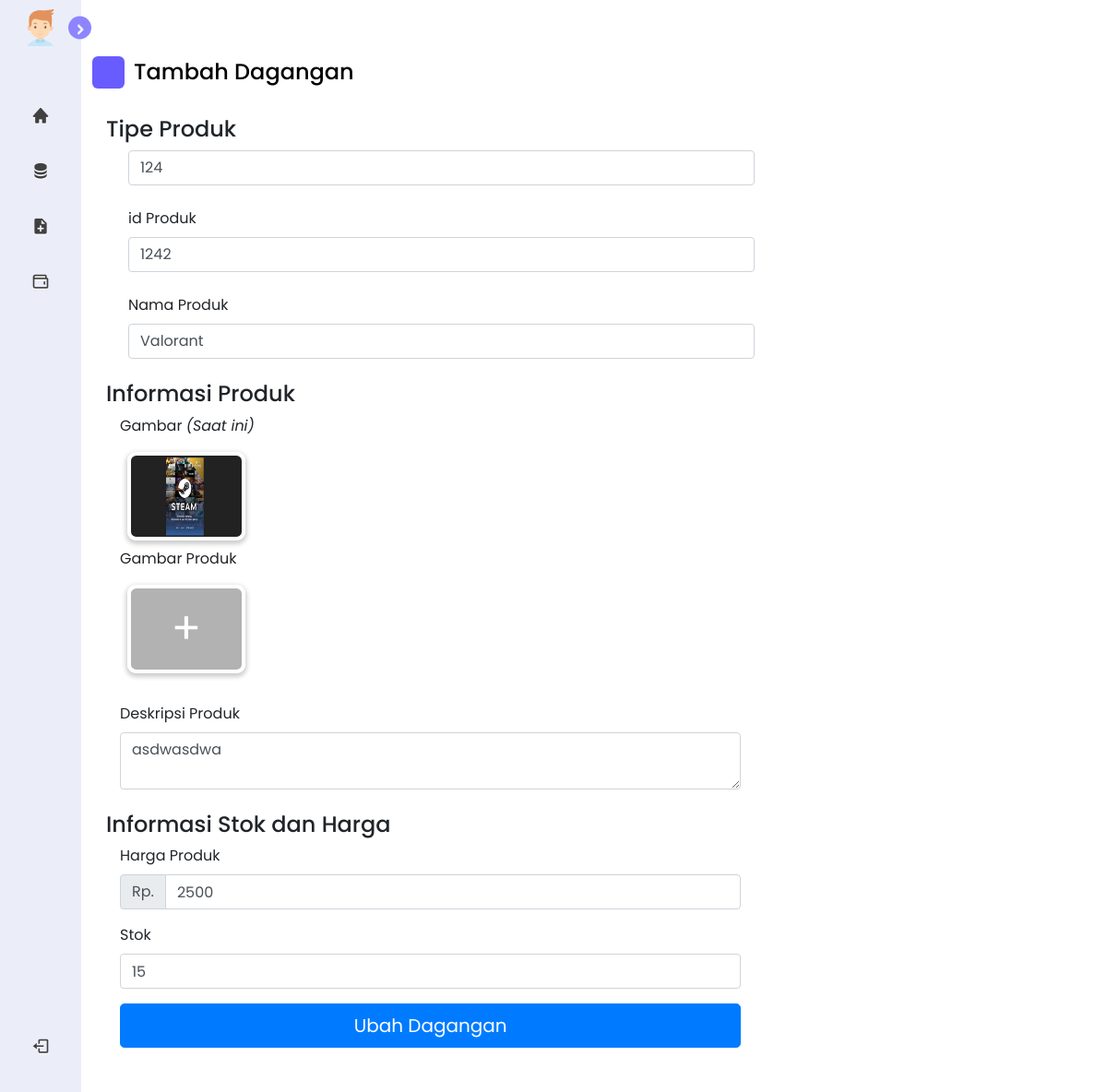
/edit-dagangan?id_barang=1242 (signed in), run on an earlier commit of the app's database.
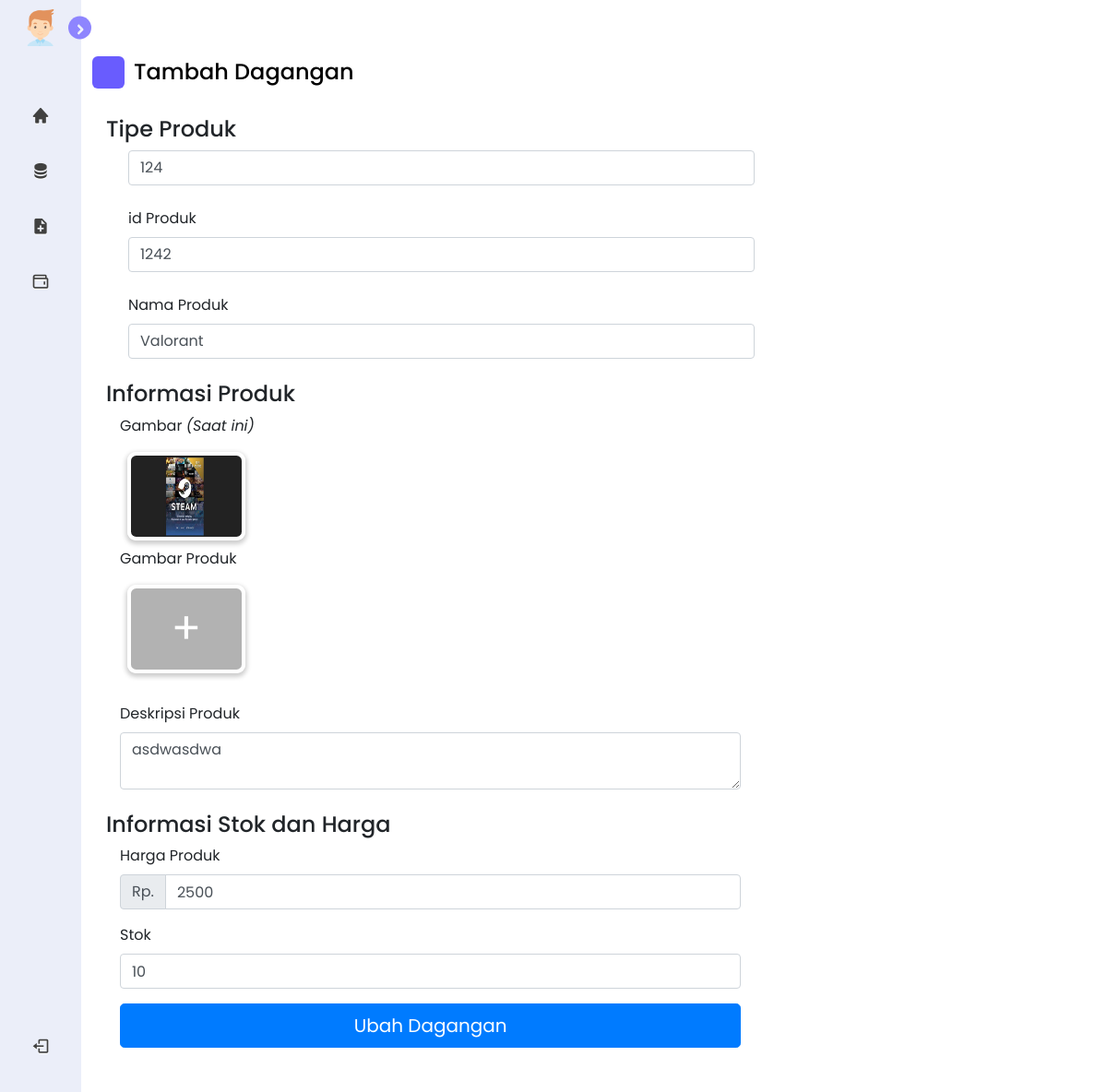
And on a later commit of the database.
### tables this page shows
CREATE TABLE `dagangan` (
  `id_barang` int(255) NOT NULL,
  `id_kategori` int(255) NOT NULL,
  `nama_barang` varchar(255) NOT NULL,
  `gambar_barang` varchar(255) NOT NULL,
  `deskripsi_barang` varchar(255) NOT NULL,
  `jumlah_barang` int(255) NOT NULL,
  `harga_barang` int(255) NOT NULL
);

### function.php (called while the page is built, shortened)
<?php
$koneksi = mysqli_connect("localhost", "root", "", "warungku");
function query($query)
{
    global $koneksi;
    $result = mysqli_query($koneksi, $query);
    $rows = [];
    while ($row = mysqli_fetch_assoc($result)) {
        $rows[] = $row;
    }
    return $rows;
}

### edit-dagangan.php (the view, shortened to what this page needs)
<?php
require 'function.php';
$id_barang = $_GET['id_barang'];
$dagangan = query("SELECT * FROM dagangan WHERE id_barang=$id_barang")[0];
$id_kt=$dagangan['id_kategori'];
$id_br=$dagangan['id_barang'];
?>
<!DOCTYPE html>
<html>
<head>
    <link rel="stylesheet" href="asset/css/side.css">
    <link href='https://unpkg.com/boxicons@2.1.1/css/boxicons.min.css' rel='stylesheet'>
    <link rel="stylesheet" href="https://unicons.iconscout.com/release/v4.0.0/css/line.css">
    <link rel="stylesheet" href="https://cdnjs.cloudflare.com/ajax/libs/twitter-bootstrap/4.5.2/css/bootstrap.css">
</head>
<body>
<?php include 'side.blade.php';?>
    <section class="home">
        <div class="dash-content">
            <div class="overview">
                <div class="title">
                    <i class="uil uil-tachometer-fast-alt"></i>
                    <span class="text">Tambah Dagangan</span>
                </div>
            </div>
            <div class="container-fluid" >
                <form action="" method="post" enctype="multipart/form-data">
                    <div class="row mt-2">
                        <div class="col-8">
                            <h4>Tipe Produk</h4>
                            <div class="form-group ml-4">
                                <input type="text" name="id_kt" class="form-control" value="<?php echo "$id_kt" ?>">
                                <label class="mt-4" for="">id Produk</label>
                                <input type="text" name="id_br" class="form-control" value="<?php echo "$id_br" ?>">
                                <label class="mt-4" for="">Nama Produk</label>
                                    <input type="text" name="nama" class="form-control" value="<?= $dagangan['nama_barang'];?>">
                            </div>
                            <div class="form-group mt-4">
                                <h4>Informasi Produk</h4>
                                <div class="col">
                                    <label for="gambar" class="form-label">Gambar <i>(Saat ini)</i></label> <br>
                                    <img src="asset/images/produk/<?= $dagangan['gambar_barang'];?>" class="thumbnail-view" alt=""><br>
                                    <label >Gambar Produk</label><br>
                                    <label class="imagepicker imagepicker-add thumbnail">
                                </div>
                            </div>
                            <div class="form-group mt-4">
                                <div class="col">
                                    <div class="mb-3 ">
                                        <label for="validationTextarea">Deskripsi Produk</label>
                                        <textarea class="form-control" name="deskripsi" value="<?= $dagangan['deskripsi_barang'];?>"><?= $dagangan['deskripsi_barang'];?></textarea>
                                    </div>
                                </div>
                            </div>
                            <div class="form-group mt-4">
                                <h4>Informasi Stok dan Harga</h4>
                                <div class="col">
                                    <label >Harga Produk</label><br>
                                    <div class=" input-group mb-3">
                                        <div class="input-group-prepend">
                                            <span class="input-group-text">Rp.</span>
                                        </div>
                                        <input type="text" name="harga" class="form-control" value="<?= $dagangan['harga_barang'];?>">
                                    </div>
                                    <label for="">Stok</label>
                                    <input type="text" name="jumlah" class="form-control" value="<?= $dagangan['jumlah_barang'];?>">
                                </div>
                            </div>
                            <div class="col text-align-center mb-5">
                                <button type="submit" class="btn btn-lg btn-primary btn-block" name="rubah">Ubah Dagangan</button>
                            </div>
                        </div>
                    </div>
                </form>
            </div>
        </div>
    </section>
</body>
</html>

What changed in the data, as far as the page shows it:
changed dagangan "Valorant": jumlah "15" → "10"
